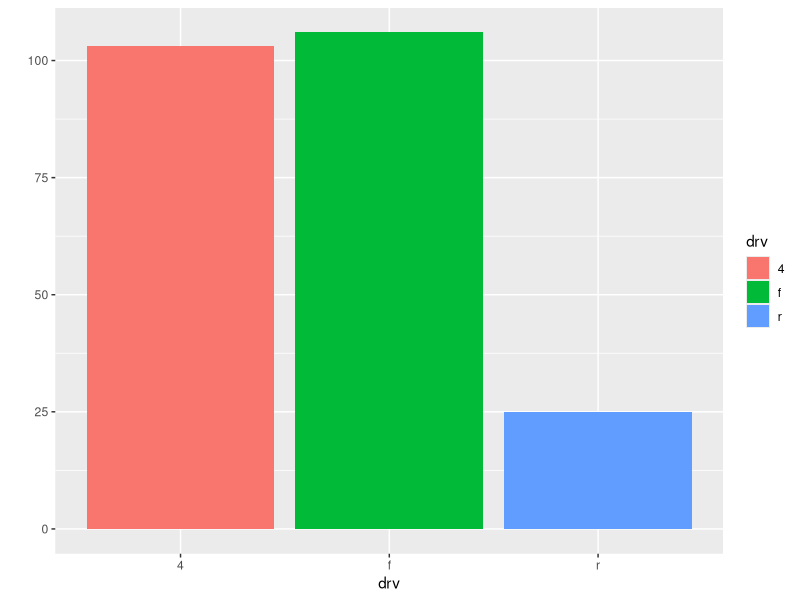
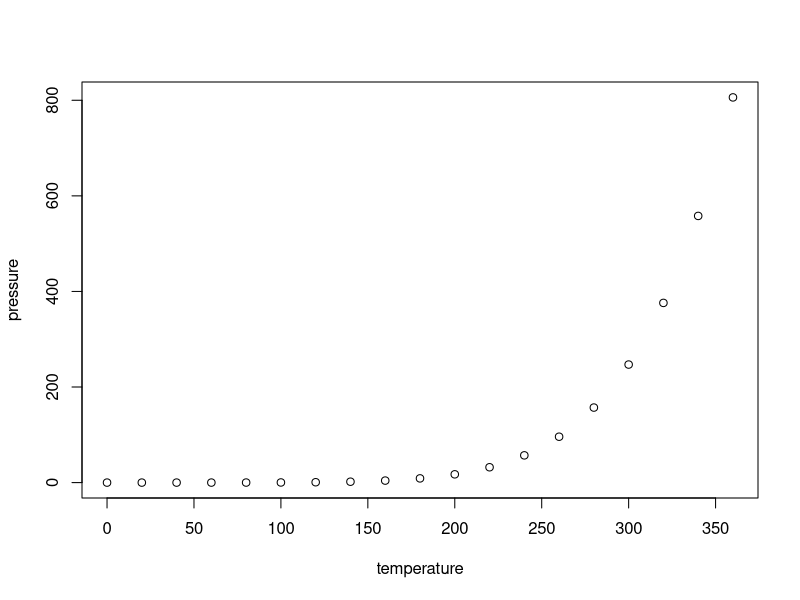

Here is the R script that generated these plots, in order:
## ---- chunk 1
knitr::opts_chunk$set(echo = TRUE)
## ---- chunk 2
anscombe
## ---- chunk 3
library(ggplot2)
qplot(data = mpg, x = drv, fill = drv)
## ---- chunk 4
summary(cars)
## ---- chunk 5
plot(pressure)
